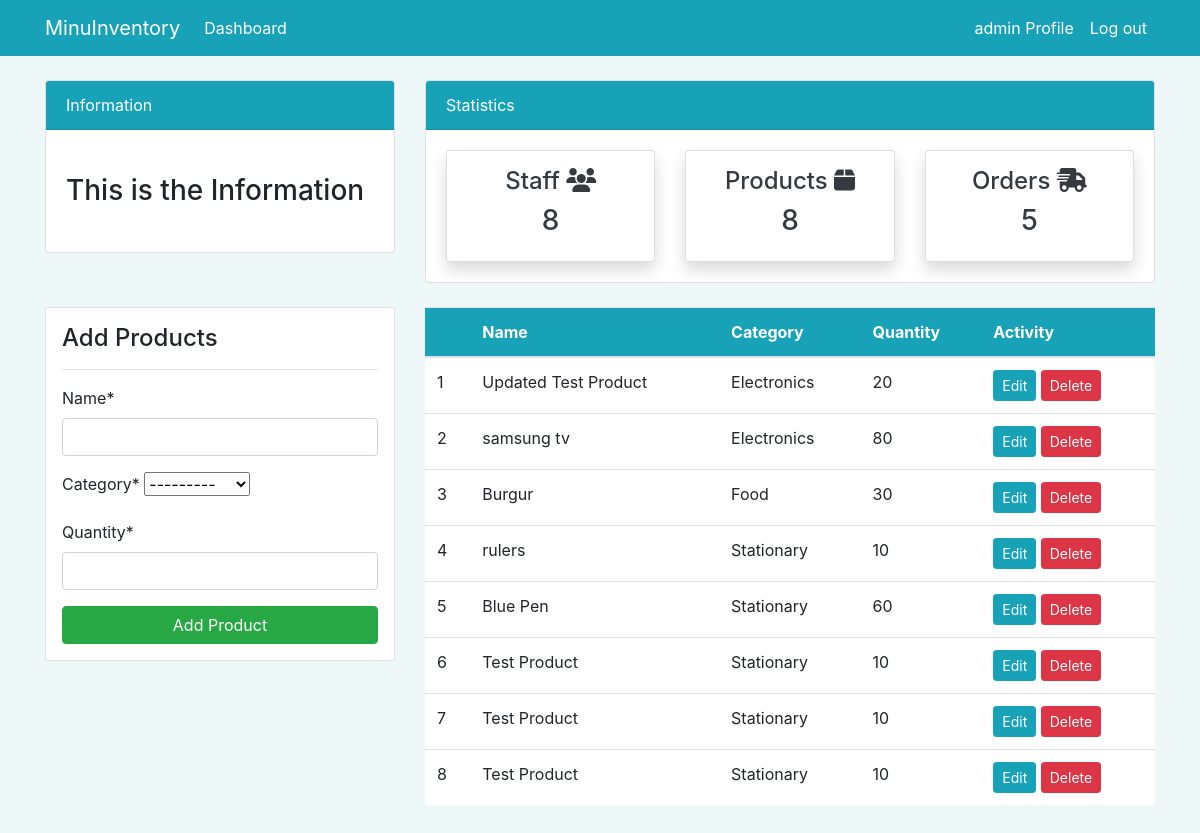
The app's page /product/ (signed in) with its own data.
### dashboard/models.py (models this page shows, shortened)
class Product(models.Model):
    name = models.CharField(max_length=100, null=True)
    category = models.CharField(max_length=20, choices=CATEGORY, null=True)
    quantity = models.PositiveIntegerField(null=True)
    class Meta:
        verbose_name_plural = 'Product'

### dashboard/views.py (the view)
# urls.py: path('product/', views.product, name='dashboard-product'),
@login_required(login_url='user-login')
def product(request):
    items = Product.objects.all()
    products = Product.objects.all()
    products_count = products.count()
    workers_count = User.objects.all().count
    orders_count = Order.objects.all().count
    if request.method == 'POST':
        form = ProductForm(request.POST)
        if form.is_valid():
            form.save()
            product_name = form.cleaned_data.get('name')
            messages.success(request, f'{product_name} has been added')
            return redirect('dashboard-product')
    else:
        form = ProductForm()
    context = {
        'items': items,
        'form': form,
        'workers_count' : workers_count,
        'orders_count' : orders_count,
        'products_count' : products_count,
    }
    return render(request, 'dashboard/product.html', context)

### dashboard/forms.py
class ProductForm(forms.ModelForm):
    class Meta:
        model= Product
        fields = ['name', 'category', 'quantity' ]

### templates/dashboard/product.html (shortened to what this page needs)
{% extends 'partials/base.html' %}
{% load crispy_forms_tags %}
{% block content %}
{% include 'partials/topnav.html' %}
<div class="container">
    <div class="row my-4">
        <div class="col-md-4">
            <div class="border bg-white p-3">
                <h4>Add Products</h4>
                <hr>
                <form method="POST" action="{% url 'dashboard-product' %}">
                    {{ form|crispy }}
                    <input class="btn btn-success btn-block" type="submit" value="Add Product">
                </form>
            </div>
        </div>
        <div class="col-md-8">
            <table class="table bg-white">
                <thead class="bg-info">
                    <tr class="text-white">
                        <th scope="col"></th>
                        <th scope="col">Name</th>
                        <th scope="col">Category</th>
                        <th scope="col">Quantity</th>
                        <th scope="col">Activity</th>
                    </tr>
                </thead>
                <tbody>
                    {% for item in items %}
                    <tr>
                        <td>{{ forloop.counter }}</td>
                        <td>{{ item.name }}</td>
                        <td>{{ item.category }}</td>
                        <td>{{ item.quantity }}</td>
                        <td>
                            <a class="btn btn-info btn-sm" href="{% url 'dashboard-product-update' item.id %}">Edit</a>
                            <a class="btn btn-danger btn-sm" href="{% url 'dashboard-product-delete' item.id %}">Delete</a>
                        </td>
                    </tr>
                    {% empty %}
                    <tr>
                        <td colspan="5">No products available</td>
                    </tr>
                    {% endfor %}
                </tbody>
            </table>
        </div>
    </div>
</div>
{% endblock %}

### templates/partials/nav.html (shortened to what this page needs)
<nav class="navbar navbar-expand-lg navbar-info bg-info">
  <div class="container">
    <a class="navbar-brand text-white" href="{% url 'dashboard-index' %}">MinuInventory</a>
    <div class="collapse navbar-collapse" id="navbarSupportedContent">
      <ul class="navbar-nav mr-auto">
        <li class="nav-item active">
          <a class="nav-link text-white" href="{% url 'dashboard-index' %}">Dashboard<span class="sr-only">(current)</span></a>
        </li>
      </ul>
      <ul class="navbar-nav ml-auto">
          <li class="nav-item active">
            <a class="nav-link text-white" href="{% url 'user-profile' %}">{{ user.username }} Profile <span class="sr-only">(current)</span></a>
          </li>
          <li class="nav-item">
            <a class="nav-link text-white" href="{% url 'user-logout' %}">Log out</a>
          </li>
      </ul>
    </div>
  </div>
</nav>

### static/style.css (style rules this page uses)
body { background: rgb(239, 248, 248); }

### records on screen
Product: name "Updated Test Product", category "Electronics", quantity "20"
Product: name "samsung tv", category "Electronics", quantity "80"
Product: name "Burgur", category "Food", quantity "30"
Product: name "rulers", category "Stationary", quantity "10"
Product: name "Blue Pen", category "Stationary", quantity "60"
Product: name "Test Product", category "Stationary", quantity "10"
Product: name "Test Product", category "Stationary", quantity "10"
Product: name "Test Product", category "Stationary", quantity "10"

### other values on screen
{{ user.username }} "admin"
{{ workers_count }} "8"
{{ products_count }} "8"
{{ orders_count }} "5"
